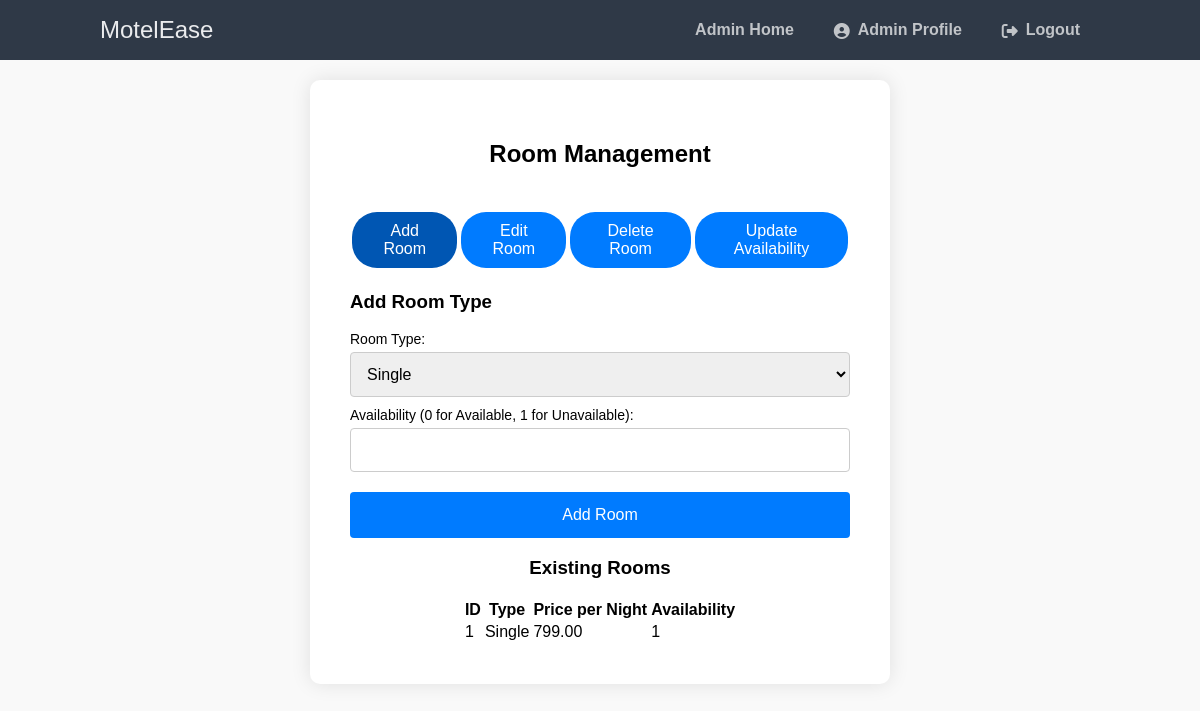
The page /ITPROGhotel/php/room_management.php (signed in) on the database as committed earlier.
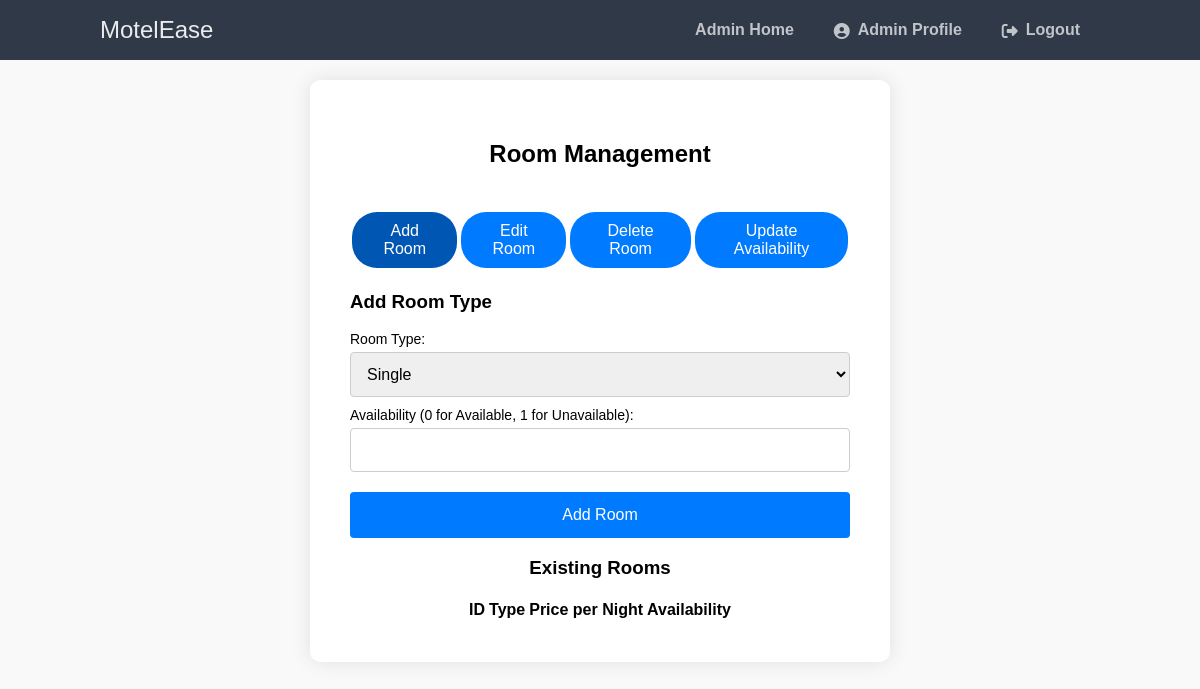
The same page on the database as committed later.
### tables this page shows
CREATE TABLE `rooms` (
  `id` int(11) NOT NULL,
  `type` varchar(50) DEFAULT NULL,
  `price_per_night` decimal(10,2) DEFAULT NULL,
  `availability` int(11) DEFAULT NULL
);

### ITPROGhotel/php/room_management.php (the view, shortened to what this page needs)
<?php
$conn = new mysqli('localhost', 'root', '', 'itproghs');
function getRooms() {
    global $conn;
    $result = $conn->query("SELECT * FROM rooms");
    return $result->fetch_all(MYSQLI_ASSOC);
}
$rooms = getRooms();
?>
<!DOCTYPE html>
<html>
<head>
    <link href="../styles.css" rel="stylesheet" type="text/css">
    <link rel="stylesheet" href="https://cdnjs.cloudflare.com/ajax/libs/font-awesome/6.2.0/css/all.min.css">
</head>
<body>
    <nav class="navtop">
        <div>
            <h1>MotelEase</h1>
            <a href="admin_home.php">Admin Home</a>
            <a href="admin_profile.php"><i class="fas fa-user-circle"></i>Admin Profile</a>
            <a href="logout.php"><i class="fas fa-sign-out-alt"></i>Logout</a>
        </div>
    </nav>
    <div class="container">
        <h2>Room Management</h2>
        <div class="toggle-container">
            <button class="active" onclick="showForm('add-form')">Add Room</button>
            <button onclick="showForm('edit-form')">Edit Room</button>
            <button onclick="showForm('delete-form')">Delete Room</button>
            <button onclick="showForm('update-availability-form')">Update Availability</button>
        </div>
        <div id="add-form" class="form-container active">
            <h3>Add Room Type</h3>
            <form method="post">
                <label for="type">Room Type:</label>
                <select id="type" name="type">
                    <option value="Single">Single</option>
                </select>
                <label for="availability">Availability (0 for Available, 1 for Unavailable):</label>
                <input type="number" id="availability" name="availability" min="0" max="1" required>
                <button type="submit" name="add">Add Room</button>
            </form>
        </div>
        <h3>Existing Rooms</h3>
        <table>
            <tr>
                <th>ID</th>
                <th>Type</th>
                <th>Price per Night</th>
                <th>Availability</th>
            </tr>
            <?php foreach ($rooms as $room): ?>
            <tr>
                <td><?php echo $room['id']; ?></td>
                <td><?php echo $room['type']; ?></td>
                <td><?php echo $room['price_per_night']; ?></td>
                <td><?php echo $room['availability']; ?></td>
            </tr>
            <?php endforeach; ?>
        </table>
    </div>
</body>
</html>

### ITPROGhotel/styles.css (style rules this page uses)
body { font-family:'Lalezar', system-ui; margin: 0; padding: 0; background-color: white; }

### ITPROGhotel/php/room_management.php (style rules this page uses)
body { font-family: 'Montserrat', sans-serif; background-color: #f9f9f9; margin: 0; padding: 0; }
.navtop { background-color: #2f3947; height: 60px; width: 100%; border: 0; position: fixed; top: 0; left: 0; z-index: 1000; }
.navtop div { display: flex; margin: 0 auto; width: 1000px; height: 100%; align-items: center; }
.navtop div h1, .navtop div a { display: inline-flex; align-items: center; }
.navtop div h1 { flex: 1; font-size: 24px; padding: 0; margin: 0; color: #eaebed; font-weight: normal; }
.navtop div a { padding: 0 20px; text-decoration: none; color: #c1c4c8; font-weight: bold; }
.navtop div a i { padding: 2px 8px 0 0; }
.container { background-color: white; padding: 40px; border-radius: 10px; box-shadow: 0 0 20px rgba(0, 0, 0, 0.1); width: 100%; max-width: 500px; display: flex; flex-direction: column; align-items: center; margin: 80px auto; }
.form-container { width: 100%; display: none; }
.form-container.active { display: block; }
.toggle-container { display: flex; justify-content: center; margin-top: 20px; }
.toggle-container button { background-color: #007BFF; border: none; padding: 10px 20px; text-align: center; text-decoration: none; display: inline-block; font-size: 16px; margin: 4px 2px; cursor: pointer; border-radius: 25px; color: white; transition: background-color 0.3s ease, transform 0.3s ease; }
.toggle-container button.active { background-color: #0056b3; }
label { display: block; font-size: 14px; margin-top: 10px; }
select, input[type=number] { width: 100%; padding: 12px; margin-top: 5px; display: inline-block; border: 1px solid #ccc; border-radius: 4px; box-sizing: border-box; font-size: 16px; }
button[type=submit] { background-color: #007BFF; color: white; padding: 14px 20px; margin-top: 20px; border: none; border-radius: 4px; cursor: pointer; width: 100%; font-size: 16px; transition: background-color 0.3s ease, transform 0.3s ease; }

Rows that differ between the two databases and show on the page:
removed rooms: id "1", type "Single", price_per_night "799.00", availability "1"
